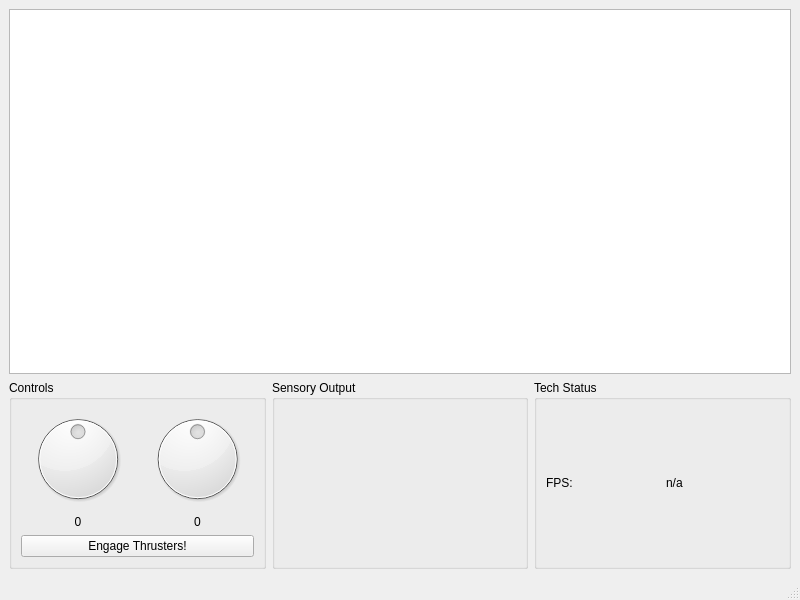
<?xml version="1.0" encoding="UTF-8"?>
<ui version="4.0">
 <class>Surface</class>
 <widget class="QMainWindow" name="Surface">
  <property name="geometry">
   <rect>
    <x>0</x>
    <y>0</y>
    <width>800</width>
    <height>600</height>
   </rect>
  </property>
  <property name="windowTitle">
   <string>MainWindow</string>
  </property>
  <widget class="QWidget" name="centralwidget">
   <layout class="QGridLayout" name="gridLayout">
    <item row="1" column="1">
     <layout class="QVBoxLayout" name="verticalLayout">
      <item>
       <widget class="GraphicsView" name="graphicsView"/>
      </item>
      <item>
       <layout class="QHBoxLayout" name="horizontalLayout">
        <item>
         <widget class="QGroupBox" name="groupBox">
          <property name="title">
           <string>Controls</string>
          </property>
          <layout class="QGridLayout" name="gridLayout_3">
           <item row="0" column="0">
            <widget class="QDial" name="dial_left">
             <property name="minimum">
              <number>-100</number>
             </property>
             <property name="maximum">
              <number>100</number>
             </property>
            </widget>
           </item>
           <item row="0" column="1">
            <widget class="QDial" name="dial_right">
             <property name="minimum">
              <number>-100</number>
             </property>
             <property name="maximum">
              <number>100</number>
             </property>
            </widget>
           </item>
           <item row="1" column="0">
            <widget class="QLabel" name="label_dial_left">
             <property name="text">
              <string>0</string>
             </property>
             <property name="alignment">
              <set>Qt::AlignCenter</set>
             </property>
            </widget>
           </item>
           <item row="1" column="1">
            <widget class="QLabel" name="label_dial_right">
             <property name="text">
              <string>0</string>
             </property>
             <property name="alignment">
              <set>Qt::AlignCenter</set>
             </property>
            </widget>
           </item>
           <item row="2" column="0" colspan="2">
            <widget class="QPushButton" name="btn_engage">
             <property name="text">
              <string>Engage Thrusters!</string>
             </property>
            </widget>
           </item>
          </layout>
         </widget>
        </item>
        <item>
         <widget class="QGroupBox" name="groupBox_2">
          <property name="title">
           <string>Sensory Output</string>
          </property>
         </widget>
        </item>
        <item>
         <widget class="QGroupBox" name="groupBox_3">
          <property name="title">
           <string>Tech Status</string>
          </property>
          <layout class="QGridLayout" name="gridLayout_2">
           <item row="0" column="0">
            <widget class="QLabel" name="label">
             <property name="text">
              <string>FPS:</string>
             </property>
            </widget>
           </item>
           <item row="0" column="1">
            <widget class="QLabel" name="lFPS">
             <property name="text">
              <string>n/a</string>
             </property>
            </widget>
           </item>
          </layout>
         </widget>
        </item>
       </layout>
      </item>
     </layout>
    </item>
   </layout>
  </widget>
  <widget class="QMenuBar" name="menubar">
   <property name="geometry">
    <rect>
     <x>0</x>
     <y>0</y>
     <width>800</width>
     <height>22</height>
    </rect>
   </property>
  </widget>
  <widget class="QStatusBar" name="statusbar"/>
 </widget>
 <customwidgets>
  <customwidget>
   <class>GraphicsView</class>
   <extends>QGraphicsView</extends>
   <header>gui/graphicsview.h</header>
  </customwidget>
 </customwidgets>
 <resources/>
 <connections>
  <connection>
   <sender>dial_left</sender>
   <signal>valueChanged(int)</signal>
   <receiver>label_dial_left</receiver>
   <slot>setNum(int)</slot>
   <hints>
    <hint type="sourcelabel">
     <x>80</x>
     <y>473</y>
    </hint>
    <hint type="destinationlabel">
     <x>80</x>
     <y>541</y>
    </hint>
   </hints>
  </connection>
  <connection>
   <sender>dial_right</sender>
   <signal>valueChanged(int)</signal>
   <receiver>label_dial_right</receiver>
   <slot>setNum(int)</slot>
   <hints>
    <hint type="sourcelabel">
     <x>194</x>
     <y>473</y>
    </hint>
    <hint type="destinationlabel">
     <x>194</x>
     <y>541</y>
    </hint>
   </hints>
  </connection>
 </connections>
</ui>
